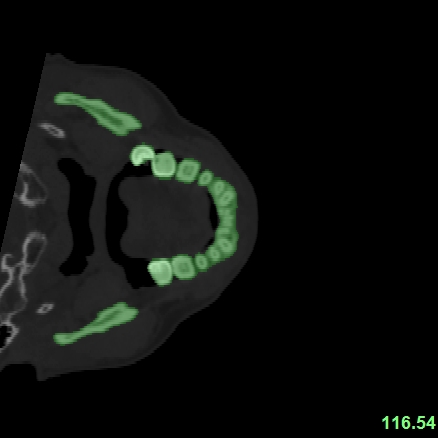
%> input picture JawboneDetection/test3.jpg, 438 x 438 px
$ octave --eval "result = getMask('test3.jpg');"   (GNU Octave 9; MATLAB toolbox functions it lacks are replaced by stand-ins)
%> lines starting %> are read from the running program, lines starting %| are printed output that depends on the picture; in (x1, y1, x2, y2) boxes, pixels count from 0 and x2, y2 are one past the last pixel; in counts of white or black regions, pixels touching at a corner belong together; the program's own positions count from 1
function [ BW ] = getMask( input )
%> called with input = 'test3.jpg'
% [16 lines of commented-out code are left out]
RGB = imread(input);
%> RGB is the input picture: size 438x438x3 uint8; mean R, G, B 12.7, 14.9, 12.7
% remove the numbers
RGB(end-50:end,end-80:end,:)= 0;
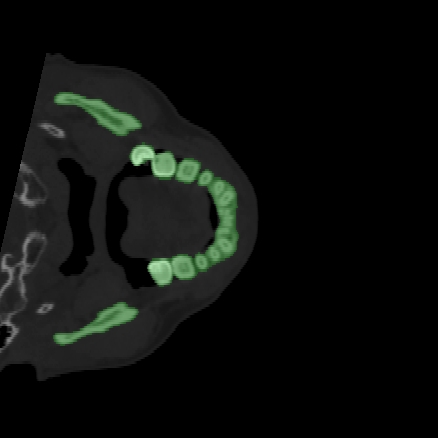
%> RGB: size 438x438x3 uint8; 0.44% of pixels changed, all inside (x1, y1, x2, y2) = (368, 415, 438, 432)

% Convert RGB image to chosen color space
I = rgb2hsv(RGB);
%> I: size 438x438x3 double; mean H, S, V 0.0193, 0.0182, 0.0571

% Define thresholds for channel 1 based on histogram settings
channel1Min = 0.177;
channel1Max = 0.395;

% Define thresholds for channel 2 based on histogram settings
channel2Min = 0.000;
channel2Max = 1.000;

% Define thresholds for channel 3 based on histogram settings
channel3Min = 0.000;
channel3Max = 0.995;

% Create mask based on chosen histogram thresholds
BW = (I(:,:,1) >= channel1Min ) & (I(:,:,1) <= channel1Max) & ...
    (I(:,:,2) >= channel2Min ) & (I(:,:,2) <= channel2Max) & ...
    (I(:,:,3) >= channel3Min ) & (I(:,:,3) <= channel3Max);
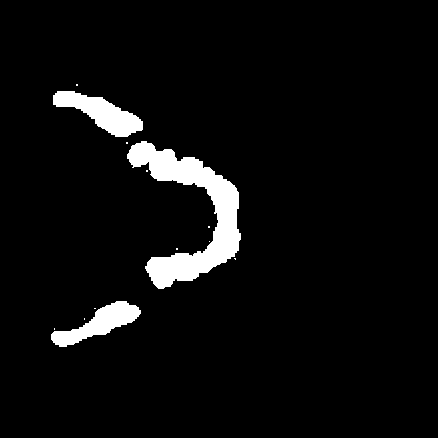
%> BW: size 438x438 logical; 5% white; 13 white regions (10 under 20 px), largest, box (x1, y1, x2, y2) and area: (127, 141, 241, 289) 5979, (53, 91, 143, 137) 1905, (51, 301, 141, 347) 1671

% Initialize output masked image based on input image.
maskedRGBImage = RGB;

% Set background pixels where BW is false to zero.
maskedRGBImage(repmat(~BW,[1 1 3])) = 0;
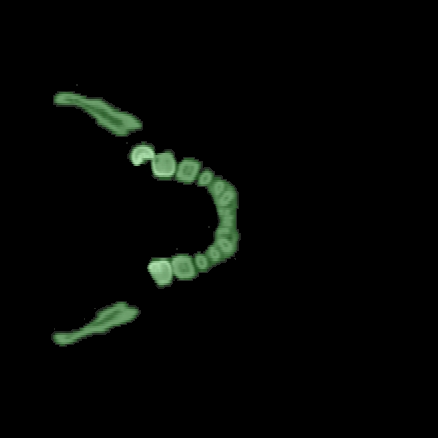
%> maskedRGBImage: size 438x438x3 uint8; mean R, G, B 3.9, 6, 3.9

% subplot(1,2,1);
% imshow(BW,[]);
% subplot(1,2,2);
% maybe don't need this morphological
BW = bwmorph(BW,'open');
%> BW: size 438x438 logical; 5% white; 3 white regions, box (x1, y1, x2, y2) and area: (127, 141, 241, 289) 5973, (53, 91, 143, 137) 1905, (51, 301, 141, 347) 1671
% imshow(BW);

end
